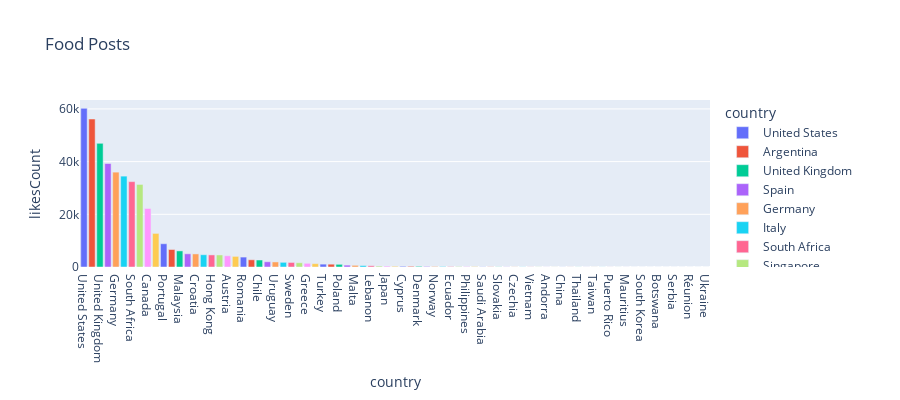

Source (notebook cell):
### Markdown cell above
* South African users have the highest like to comments ratio in the apparel section. While Austria has the most even like to comment ratio with almost a 1 to 1 ration.
***

### Code cell
foodcountrylikes = food.groupby(['country'], as_index=False)['likesCount', 'commentsCount'].sum()
foodcountrylikes = foodcountrylikes.sort_values(by = ['likesCount'], ascending = False)
fig = px.bar(foodcountrylikes, x='country', y='likesCount',
             hover_data=['country', 'likesCount'], color='country',
             labels={'Likes'}, height=400, title = 'Food Posts')
fig.show()

### Figure 1 — Plotly figure (JSON) as saved in the notebook; plotly's stock layout.template omitted (floating-point values rounded to 4 significant figures)
{"data": [{"alignmentgroup": "True", "hovertemplate": "country=%{x}<br>likesCount=%{y}<extra></extra>", "legendgroup": "United States", "marker": {"color": "#636efa"}, "name": "United States", "offsetgroup": "United States", "orientation": "v", "showlegend": true, "textposition": "auto", "type": "bar", "x": ["United States"], "xaxis": "x", "y": [60217], "yaxis": "y"}, {"alignmentgroup": "True", "hovertemplate": "country=%{x}<br>likesCount=%{y}<extra></extra>", "legendgroup": "Argentina", "marker": {"color": "#EF553B"}, "name": "Argentina", "offsetgroup": "Argentina", "orientation": "v", "showlegend": true, "textposition": "auto", "type": "bar", "x": ["Argentina"], "xaxis": "x", "y": [56174], "yaxis": "y"}, {"alignmentgroup": "True", "hovertemplate": "country=%{x}<br>likesCount=%{y}<extra></extra>", "legendgroup": "United Kingdom", "marker": {"color": "#00cc96"}, "name": "United Kingdom", "offsetgroup": "United Kingdom", "orientation": "v", "showlegend": true, "textposition": "auto", "type": "bar", "x": ["United Kingdom"], "xaxis": "x", "y": [46950], "yaxis": "y"}, {"alignmentgroup": "True", "hovertemplate": "country=%{x}<br>likesCount=%{y}<extra></extra>", "legendgroup": "Spain", "marker": {"color": "#ab63fa"}, "name": "Spain", "offsetgroup": "Spain", "orientation": "v", "showlegend": true, "textposition": "auto", "type": "bar", "x": ["Spain"], "xaxis": "x", "y": [39277], "yaxis": "y"}, {"alignmentgroup": "True", "hovertemplate": "country=%{x}<br>likesCount=%{y}<extra></extra>", "legendgroup": "Germany", "marker": {"color": "#FFA15A"}, "name": "Germany", "offsetgroup": "Germany", "orientation": "v", "showlegend": true, "textposition": "auto", "type": "bar", "x": ["Germany"], "xaxis": "x", "y": [36010], "yaxis": "y"}, {"alignmentgroup": "True", "hovertemplate": "country=%{x}<br>likesCount=%{y}<extra></extra>", "legendgroup": "Italy", "marker": {"color": "#19d3f3"}, "name": "Italy", "offsetgroup": "Italy", "orientation": "v", "showlegend": true, "textposition": "auto", "type": "bar", "x": ["Italy"], "xaxis": "x", "y": [34492], "yaxis": "y"}, {"alignmentgroup": "True", "hovertemplate": "country=%{x}<br>likesCount=%{y}<extra></extra>", "legendgroup": "South Africa", "marker": {"color": "#FF6692"}, "name": "South Africa", "offsetgroup": "South Africa", "orientation": "v", "showlegend": true, "textposition": "auto", "type": "bar", "x": ["South Africa"], "xaxis": "x", "y": [32404], "yaxis": "y"}, {"alignmentgroup": "True", "hovertemplate": "country=%{x}<br>likesCount=%{y}<extra></extra>", "legendgroup": "Singapore", "marker": {"color": "#B6E880"}, "name": "Singapore", "offsetgroup": "Singapore", "orientation": "v", "showlegend": true, "textposition": "auto", "type": "bar", "x": ["Singapore"], "xaxis": "x", "y": [31338], "yaxis": "y"}, {"alignmentgroup": "True", "hovertemplate": "country=%{x}<br>likesCount=%{y}<extra></extra>", "legendgroup": "Canada", "marker": {"color": "#FF97FF"}, "name": "Canada", "offsetgroup": "Canada", "orientation": "v", "showlegend": true, "textposition": "auto", "type": "bar", "x": ["Canada"], "xaxis": "x", "y": [22207], "yaxis": "y"}, {"alignmentgroup": "True", "hovertemplate": "country=%{x}<br>likesCount=%{y}<extra></extra>", "legendgroup": "Mexico", "marker": {"color": "#FECB52"}, "name": "Mexico", "offsetgroup": "Mexico", "orientation": "v", "showlegend": true, "textposition": "auto", "type": "bar", "x": ["Mexico"], "xaxis": "x", "y": [12752], "yaxis": "y"}, {"alignmentgroup": "True", "hovertemplate": "country=%{x}<br>likesCount=%{y}<extra></extra>", "legendgroup": "Portugal", "marker": {"color": "#636efa"}, "name": "Portugal", "offsetgroup": "Portugal", "orientation": "v", "showlegend": true, "textposition": "auto", "type": "bar", "x": ["Portugal"], "xaxis": "x", "y": [8829], "yaxis": "y"}, {"alignmentgroup": "True", "hovertemplate": "country=%{x}<br>likesCount=%{y}<extra></extra>", "legendgroup": "France", "marker": {"color": "#EF553B"}, "name": "France", "offsetgroup": "France", "orientation": "v", "showlegend": true, "textposition": "auto", "type": "bar", "x": ["France"], "xaxis": "x", "y": [6642], "yaxis": "y"}, {"alignmentgroup": "True", "hovertemplate": "country=%{x}<br>likesCount=%{y}<extra></extra>", "legendgroup": "Malaysia", "marker": {"color": "#00cc96"}, "name": "Malaysia", "offsetgroup": "Malaysia", "orientation": "v", "showlegend": true, "textposition": "auto", "type": "bar", "x": ["Malaysia"], "xaxis": "x", "y": [6110], "yaxis": "y"}, {"alignmentgroup": "True", "hovertemplate": "country=%{x}<br>likesCount=%{y}<extra></extra>", "legendgroup": "Ireland", "marker": {"color": "#ab63fa"}, "name": "Ireland", "offsetgroup": "Ireland", "orientation": "v", "showlegend": true, "textposition": "auto", "type": "bar", "x": ["Ireland"], "xaxis": "x", "y": [5012], "yaxis": "y"}, {"alignmentgroup": "True", "hovertemplate": "country=%{x}<br>likesCount=%{y}<extra></extra>", "legendgroup": "Croatia", "marker": {"color": "#FFA15A"}, "name": "Croatia", "offsetgroup": "Croatia", "orientation": "v", "showlegend": true, "textposition": "auto", "type": "bar", "x": ["Croatia"], "xaxis": "x", "y": [4970], "yaxis": "y"}, {"alignmentgroup": "True", "hovertemplate": "country=%{x}<br>likesCount=%{y}<extra></extra>", "legendgroup": "Israel", "marker": {"color": "#19d3f3"}, "name": "Israel", "offsetgroup": "Israel", "orientation": "v", "showlegend": true, "textposition": "auto", "type": "bar", "x": ["Israel"], "xaxis": "x", "y": [4659], "yaxis": "y"}, {"alignmentgroup": "True", "hovertemplate": "country=%{x}<br>likesCount=%{y}<extra></extra>", "legendgroup": "Hong Kong", "marker": {"color": "#FF6692"}, "name": "Hong Kong", "offsetgroup": "Hong Kong", "orientation": "v", "showlegend": true, "textposition": "auto", "type": "bar", "x": ["Hong Kong"], "xaxis": "x", "y": [4589], "yaxis": "y"}, {"alignmentgroup": "True", "hovertemplate": "country=%{x}<br>likesCount=%{y}<extra></extra>", "legendgroup": "Bulgaria", "marker": {"color": "#B6E880"}, "name": "Bulgaria", "offsetgroup": "Bulgaria", "orientation": "v", "showlegend": true, "textposition": "auto", "type": "bar", "x": ["Bulgaria"], "xaxis": "x", "y": [4573], "yaxis": "y"}, {"alignmentgroup": "True", "hovertemplate": "country=%{x}<br>likesCount=%{y}<extra></extra>", "legendgroup": "Austria", "marker": {"color": "#FF97FF"}, "name": "Austria", "offsetgroup": "Austria", "orientation": "v", "showlegend": true, "textposition": "auto", "type": "bar", "x": ["Austria"], "xaxis": "x", "y": [4258], "yaxis": "y"}, {"alignmentgroup": "True", "hovertemplate": "country=%{x}<br>likesCount=%{y}<extra></extra>", "legendgroup": "India", "marker": {"color": "#FECB52"}, "name": "India", "offsetgroup": "India", "orientation": "v", "showlegend": true, "textposition": "auto", "type": "bar", "x": ["India"], "xaxis": "x", "y": [4029], "yaxis": "y"}, {"alignmentgroup": "True", "hovertemplate": "country=%{x}<br>likesCount=%{y}<extra></extra>", "legendgroup": "Romania", "marker": {"color": "#636efa"}, "name": "Romania", "offsetgroup": "Romania", "orientation": "v", "showlegend": true, "textposition": "auto", "type": "bar", "x": ["Romania"], "xaxis": "x", "y": [3765], "yaxis": "y"}, {"alignmentgroup": "True", "hovertemplate": "country=%{x}<br>likesCount=%{y}<extra></extra>", "legendgroup": "Australia", "marker": {"color": "#EF553B"}, "name": "Australia", "offsetgroup": "Australia", "orientation": "v", "showlegend": true, "textposition": "auto", "type": "bar", "x": ["Australia"], "xaxis": "x", "y": [2735], "yaxis": "y"}, {"alignmentgroup": "True", "hovertemplate": "country=%{x}<br>likesCount=%{y}<extra></extra>", "legendgroup": "Chile", "marker": {"color": "#00cc96"}, "name": "Chile", "offsetgroup": "Chile", "orientation": "v", "showlegend": true, "textposition": "auto", "type": "bar", "x": ["Chile"], "xaxis": "x", "y": [2650], "yaxis": "y"}, {"alignmentgroup": "True", "hovertemplate": "country=%{x}<br>likesCount=%{y}<extra></extra>", "legendgroup": "Finland", "marker": {"color": "#ab63fa"}, "name": "Finland", "offsetgroup": "Finland", "orientation": "v", "showlegend": true, "textposition": "auto", "type": "bar", "x": ["Finland"], "xaxis": "x", "y": [1989], "yaxis": "y"}, {"alignmentgroup": "True", "hovertemplate": "country=%{x}<br>likesCount=%{y}<extra></extra>", "legendgroup": "Uruguay", "marker": {"color": "#FFA15A"}, "name": "Uruguay", "offsetgroup": "Uruguay", "orientation": "v", "showlegend": true, "textposition": "auto", "type": "bar", "x": ["Uruguay"], "xaxis": "x", "y": [1915], "yaxis": "y"}, {"alignmentgroup": "True", "hovertemplate": "country=%{x}<br>likesCount=%{y}<extra></extra>", "legendgroup": "Colombia", "marker": {"color": "#19d3f3"}, "name": "Colombia", "offsetgroup": "Colombia", "orientation": "v", "showlegend": true, "textposition": "auto", "type": "bar", "x": ["Colombia"], "xaxis": "x", "y": [1782], "yaxis": "y"}, {"alignmentgroup": "True", "hovertemplate": "country=%{x}<br>likesCount=%{y}<extra></extra>", "legendgroup": "Sweden", "marker": {"color": "#FF6692"}, "name": "Sweden", "offsetgroup": "Sweden", "orientation": "v", "showlegend": true, "textposition": "auto", "type": "bar", "x": ["Sweden"], "xaxis": "x", "y": [1726], "yaxis": "y"}, {"alignmentgroup": "True", "hovertemplate": "country=%{x}<br>likesCount=%{y}<extra></extra>", "legendgroup": "Slovenia", "marker": {"color": "#B6E880"}, "name": "Slovenia", "offsetgroup": "Slovenia", "orientation": "v", "showlegend": true, "textposition": "auto", "type": "bar", "x": ["Slovenia"], "xaxis": "x", "y": [1618], "yaxis": "y"}, {"alignmentgroup": "True", "hovertemplate": "country=%{x}<br>likesCount=%{y}<extra></extra>", "legendgroup": "Greece", "marker": {"color": "#FF97FF"}, "name": "Greece", "offsetgroup": "Greece", "orientation": "v", "showlegend": true, "textposition": "auto", "type": "bar", "x": ["Greece"], "xaxis": "x", "y": [1402], "yaxis": "y"}, {"alignmentgroup": "True", "hovertemplate": "country=%{x}<br>likesCount=%{y}<extra></extra>", "legendgroup": "Belgium", "marker": {"color": "#FECB52"}, "name": "Belgium", "offsetgroup": "Belgium", "orientation": "v", "showlegend": true, "textposition": "auto", "type": "bar", "x": ["Belgium"], "xaxis": "x", "y": [1272], "yaxis": "y"}, {"alignmentgroup": "True", "hovertemplate": "country=%{x}<br>likesCount=%{y}<extra></extra>", "legendgroup": "Turkey", "marker": {"color": "#636efa"}, "name": "Turkey", "offsetgroup": "Turkey", "orientation": "v", "showlegend": true, "textposition": "auto", "type": "bar", "x": ["Turkey"], "xaxis": "x", "y": [1087], "yaxis": "y"}, {"alignmentgroup": "True", "hovertemplate": "country=%{x}<br>likesCount=%{y}<extra></extra>", "legendgroup": "Netherlands", "marker": {"color": "#EF553B"}, "name": "Netherlands", "offsetgroup": "Netherlands", "orientation": "v", "showlegend": true, "textposition": "auto", "type": "bar", "x": ["Netherlands"], "xaxis": "x", "y": [1066], "yaxis": "y"}, {"alignmentgroup": "True", "hovertemplate": "country=%{x}<br>likesCount=%{y}<extra></extra>", "legendgroup": "Poland", "marker": {"color": "#00cc96"}, "name": "Poland", "offsetgroup": "Poland", "orientation": "v", "showlegend": true, "textposition": "auto", "type": "bar", "x": ["Poland"], "xaxis": "x", "y": [1018], "yaxis": "y"}, {"alignmentgroup": "True", "hovertemplate": "country=%{x}<br>likesCount=%{y}<extra></extra>", "legendgroup": "New Zealand", "marker": {"color": "#ab63fa"}, "name": "New Zealand", "offsetgroup": "New Zealand", "orientation": "v", "showlegend": true, "textposition": "auto", "type": "bar", "x": ["New Zealand"], "xaxis": "x", "y": [718], "yaxis": "y"}, {"alignmentgroup": "True", "hovertemplate": "country=%{x}<br>likesCount=%{y}<extra></extra>", "legendgroup": "Malta", "marker": {"color": "#FFA15A"}, "name": "Malta", "offsetgroup": "Malta", "orientation": "v", "showlegend": true, "textposition": "auto", "type": "bar", "x": ["Malta"], "xaxis": "x", "y": [639], "yaxis": "y"}, {"alignmentgroup": "True", "hovertemplate": "country=%{x}<br>likesCount=%{y}<extra></extra>", "legendgroup": "Switzerland", "marker": {"color": "#19d3f3"}, "name": "Switzerland", "offsetgroup": "Switzerland", "orientation": "v", "showlegend": true, "textposition": "auto", "type": "bar", "x": ["Switzerland"], "xaxis": "x", "y": [545], "yaxis": "y"}, {"alignmentgroup": "True", "hovertemplate": "country=%{x}<br>likesCount=%{y}<extra></extra>", "legendgroup": "Lebanon", "marker": {"color": "#FF6692"}, "name": "Lebanon", "offsetgroup": "Lebanon", "orientation": "v", "showlegend": true, "textposition": "auto", "type": "bar", "x": ["Lebanon"], "xaxis": "x", "y": [482], "yaxis": "y"}, {"alignmentgroup": "True", "hovertemplate": "country=%{x}<br>likesCount=%{y}<extra></extra>", "legendgroup": "Panama", "marker": {"color": "#B6E880"}, "name": "Panama", "offsetgroup": "Panama", "orientation": "v", "showlegend": true, "textposition": "auto", "type": "bar", "x": ["Panama"], "xaxis": "x", "y": [349], "yaxis": "y"}, {"alignmentgroup": "True", "hovertemplate": "country=%{x}<br>likesCount=%{y}<extra></extra>", "legendgroup": "Japan", "marker": {"color": "#FF97FF"}, "name": "Japan", "offsetgroup": "Japan", "orientation": "v", "showlegend": true, "textposition": "auto", "type": "bar", "x": ["Japan"], "xaxis": "x", "y": [332], "yaxis": "y"}, {"alignmentgroup": "True", "hovertemplate": "country=%{x}<br>likesCount=%{y}<extra></extra>", "legendgroup": "Brazil", "marker": {"color": "#FECB52"}, "name": "Brazil", "offsetgroup": "Brazil", "orientation": "v", "showlegend": true, "textposition": "auto", "type": "bar", "x": ["Brazil"], "xaxis": "x", "y": [270], "yaxis": "y"}, {"alignmentgroup": "True", "hovertemplate": "country=%{x}<br>likesCount=%{y}<extra></extra>", "legendgroup": "Cyprus", "marker": {"color": "#636efa"}, "name": "Cyprus", "offsetgroup": "Cyprus", "orientation": "v", "showlegend": true, "textposition": "auto", "type": "bar", "x": ["Cyprus"], "xaxis": "x", "y": [267], "yaxis": "y"}, {"alignmentgroup": "True", "hovertemplate": "country=%{x}<br>likesCount=%{y}<extra></extra>", "legendgroup": "Costa Rica", "marker": {"color": "#EF553B"}, "name": "Costa Rica", "offsetgroup": "Costa Rica", "orientation": "v", "showlegend": true, "textposition": "auto", "type": "bar", "x": ["Costa Rica"], "xaxis": "x", "y": [267], "yaxis": "y"}, {"alignmentgroup": "True", "hovertemplate": "country=%{x}<br>likesCount=%{y}<extra></extra>", "legendgroup": "Denmark", "marker": {"color": "#00cc96"}, "name": "Denmark", "offsetgroup": "Denmark", "orientation": "v", "showlegend": true, "textposition": "auto", "type": "bar", "x": ["Denmark"], "xaxis": "x", "y": [260], "yaxis": "y"}, {"alignmentgroup": "True", "hovertemplate": "country=%{x}<br>likesCount=%{y}<extra></extra>", "legendgroup": "Bolivia", "marker": {"color": "#ab63fa"}, "name": "Bolivia", "offsetgroup": "Bolivia", "orientation": "v", "showlegend": true, "textposition": "auto", "type": "bar", "x": ["Bolivia"], "xaxis": "x", "y": [213], "yaxis": "y"}, {"alignmentgroup": "True", "hovertemplate": "country=%{x}<br>likesCount=%{y}<extra></extra>", "legendgroup": "Norway", "marker": {"color": "#FFA15A"}, "name": "Norway", "offsetgroup": "Norway", "orientation": "v", "showlegend": true, "textposition": "auto", "type": "bar", "x": ["Norway"], "xaxis": "x", "y": [206], "yaxis": "y"}, {"alignmentgroup": "True", "hovertemplate": "country=%{x}<br>likesCount=%{y}<extra></extra>", "legendgroup": "Peru", "marker": {"color": "#19d3f3"}, "name": "Peru", "offsetgroup": "Peru", "orientation": "v", "showlegend": true, "textposition": "auto", "type": "bar", "x": ["Peru"], "xaxis": "x", "y": [184], "yaxis": "y"}, {"alignmentgroup": "True", "hovertemplate": "country=%{x}<br>likesCount=%{y}<extra></extra>", "legendgroup": "Ecuador", "marker": {"color": "#FF6692"}, "name": "Ecuador", "offsetgroup": "Ecuador", "orientation": "v", "showlegend": true, "textposition": "auto", "type": "bar", "x": ["Ecuador"], "xaxis": "x", "y": [159], "yaxis": "y"}, {"alignmentgroup": "True", "hovertemplate": "country=%{x}<br>likesCount=%{y}<extra></extra>", "legendgroup": "Lithuania", "marker": {"color": "#B6E880"}, "name": "Lithuania", "offsetgroup": "Lithuania", "orientation": "v", "showlegend": true, "textposition": "auto", "type": "bar", "x": ["Lithuania"], "xaxis": "x", "y": [157], "yaxis": "y"}, {"alignmentgroup": "True", "hovertemplate": "country=%{x}<br>likesCount=%{y}<extra></extra>", "legendgroup": "Philippines", "marker": {"color": "#FF97FF"}, "name": "Philippines", "offsetgroup": "Philippines", "orientation": "v", "showlegend": true, "textposition": "auto", "type": "bar", "x": ["Philippines"], "xaxis": "x", "y": [153], "yaxis": "y"}, {"alignmentgroup": "True", "hovertemplate": "country=%{x}<br>likesCount=%{y}<extra></extra>", "legendgroup": "Hungary", "marker": {"color": "#FECB52"}, "name": "Hungary", "offsetgroup": "Hungary", "orientation": "v", "showlegend": true, "textposition": "auto", "type": "bar", "x": ["Hungary"], "xaxis": "x", "y": [146], "yaxis": "y"}, {"alignmentgroup": "True", "hovertemplate": "country=%{x}<br>likesCount=%{y}<extra></extra>", "legendgroup": "Saudi Arabia", "marker": {"color": "#636efa"}, "name": "Saudi Arabia", "offsetgroup": "Saudi Arabia", "orientation": "v", "showlegend": true, "textposition": "auto", "type": "bar", "x": ["Saudi Arabia"], "xaxis": "x", "y": [74], "yaxis": "y"}, {"alignmentgroup": "True", "hovertemplate": "country=%{x}<br>likesCount=%{y}<extra></extra>", "legendgroup": "Latvia", "marker": {"color": "#EF553B"}, "name": "Latvia", "offsetgroup": "Latvia", "orientation": "v", "showlegend": true, "textposition": "auto", "type": "bar", "x": ["Latvia"], "xaxis": "x", "y": [71], "yaxis": "y"}, {"alignmentgroup": "True", "hovertemplate": "country=%{x}<br>likesCount=%{y}<extra></extra>", "legendgroup": "Slovakia", "marker": {"color": "#00cc96"}, "name": "Slovakia", "offsetgroup": "Slovakia", "orientation": "v", "showlegend": true, "textposition": "auto", "type": "bar", "x": ["Slovakia"], "xaxis": "x", "y": [60], "yaxis": "y"}, {"alignmentgroup": "True", "hovertemplate": "country=%{x}<br>likesCount=%{y}<extra></extra>", "legendgroup": "United Arab Emirates", "marker": {"color": "#ab63fa"}, "name": "United Arab Emirates", "offsetgroup": "United Arab Emirates", "orientation": "v", "showlegend": true, "textposition": "auto", "type": "bar", "x": ["United Arab Emirates"], "xaxis": "x", "y": [57], "yaxis": "y"}, {"alignmentgroup": "True", "hovertemplate": "country=%{x}<br>likesCount=%{y}<extra></extra>", "legendgroup": "Czechia", "marker": {"color": "#FFA15A"}, "name": "Czechia", "offsetgroup": "Czechia", "orientation": "v", "showlegend": true, "textposition": "auto", "type": "bar", "x": ["Czechia"], "xaxis": "x", "y": [54], "yaxis": "y"}, {"alignmentgroup": "True", "hovertemplate": "country=%{x}<br>likesCount=%{y}<extra></extra>", "legendgroup": "Indonesia", "marker": {"color": "#19d3f3"}, "name": "Indonesia", "offsetgroup": "Indonesia", "orientation": "v", "showlegend": true, "textposition": "auto", "type": "bar", "x": ["Indonesia"], "xaxis": "x", "y": [52], "yaxis": "y"}, {"alignmentgroup": "True", "hovertemplate": "country=%{x}<br>likesCount=%{y}<extra></extra>", "legendgroup": "Vietnam", "marker": {"color": "#FF6692"}, "name": "Vietnam", "offsetgroup": "Vietnam", "orientation": "v", "showlegend": true, "textposition": "auto", "type": "bar", "x": ["Vietnam"], "xaxis": "x", "y": [49], "yaxis": "y"}, {"alignmentgroup": "True", "hovertemplate": "country=%{x}<br>likesCount=%{y}<extra></extra>", "legendgroup": "Russia", "marker": {"color": "#B6E880"}, "name": "Russia", "offsetgroup": "Russia", "orientation": "v", "showlegend": true, "textposition": "auto", "type": "bar", "x": ["Russia"], "xaxis": "x", "y": [46], "yaxis": "y"}, {"alignmentgroup": "True", "hovertemplate": "country=%{x}<br>likesCount=%{y}<extra></extra>", "legendgroup": "Andorra", "marker": {"color": "#FF97FF"}, "name": "Andorra", "offsetgroup": "Andorra", "orientation": "v", "showlegend": true, "textposition": "auto", "type": "bar", "x": ["Andorra"], "xaxis": "x", "y": [33], "yaxis": "y"}, {"alignmentgroup": "True", "hovertemplate": "country=%{x}<br>likesCount=%{y}<extra></extra>", "legendgroup": "Guatemala", "marker": {"color": "#FECB52"}, "name": "Guatemala", "offsetgroup": "Guatemala", "orientation": "v", "showlegend": true, "textposition": "auto", "type": "bar", "x": ["Guatemala"], "xaxis": "x", "y": [28], "yaxis": "y"}, {"alignmentgroup": "True", "hovertemplate": "country=%{x}<br>likesCount=%{y}<extra></extra>", "legendgroup": "China", "marker": {"color": "#636efa"}, "name": "China", "offsetgroup": "China", "orientation": "v", "showlegend": true, "textposition": "auto", "type": "bar", "x": ["China"], "xaxis": "x", "y": [28], "yaxis": "y"}, {"alignmentgroup": "True", "hovertemplate": "country=%{x}<br>likesCount=%{y}<extra></extra>", "legendgroup": "Dominican Republic", "marker": {"color": "#EF553B"}, "name": "Dominican Republic", "offsetgroup": "Dominican Republic", "orientation": "v", "showlegend": true, "textposition": "auto", "type": "bar", "x": ["Dominican Republic"], "xaxis": "x", "y": [28], "yaxis": "y"}, {"alignmentgroup": "True", "hovertemplate": "country=%{x}<br>likesCount=%{y}<extra></extra>", "legendgroup": "Thailand", "marker": {"color": "#00cc96"}, "name": "Thailand", "offsetgroup": "Thailand", "orientation": "v", "showlegend": true, "textposition": "auto", "type": "bar", "x": ["Thailand"], "xaxis": "x", "y": [25], "yaxis": "y"}, {"alignmentgroup": "True", "hovertemplate": "country=%{x}<br>likesCount=%{y}<extra></extra>", "legendgroup": "Cambodia", "marker": {"color": "#ab63fa"}, "name": "Cambodia", "offsetgroup": "Cambodia", "orientation": "v", "showlegend": true, "textposition": "auto", "type": "bar", "x": ["Cambodia"], "xaxis": "x", "y": [24], "yaxis": "y"}, {"alignmentgroup": "True", "hovertemplate": "country=%{x}<br>likesCount=%{y}<extra></extra>", "legendgroup": "Taiwan", "marker": {"color": "#FFA15A"}, "name": "Taiwan", "offsetgroup": "Taiwan", "orientation": "v", "showlegend": true, "textposition": "auto", "type": "bar", "x": ["Taiwan"], "xaxis": "x", "y": [24], "yaxis": "y"}, {"alignmentgroup": "True", "hovertemplate": "country=%{x}<br>likesCount=%{y}<extra></extra>", "legendgroup": "Kazakhstan", "marker": {"color": "#19d3f3"}, "name": "Kazakhstan", "offsetgroup": "Kazakhstan", "orientation": "v", "showlegend": true, "textposition": "auto", "type": "bar", "x": ["Kazakhstan"], "xaxis": "x", "y": [23], "yaxis": "y"}, {"alignmentgroup": "True", "hovertemplate": "country=%{x}<br>likesCount=%{y}<extra></extra>", "legendgroup": "Puerto Rico", "marker": {"color": "#FF6692"}, "name": "Puerto Rico", "offsetgroup": "Puerto Rico", "orientation": "v", "showlegend": true, "textposition": "auto", "type": "bar", "x": ["Puerto Rico"], "xaxis": "x", "y": [22], "yaxis": "y"}, {"alignmentgroup": "True", "hovertemplate": "country=%{x}<br>likesCount=%{y}<extra></extra>", "legendgroup": "Jordan", "marker": {"color": "#B6E880"}, "name": "Jordan", "offsetgroup": "Jordan", "orientation": "v", "showlegend": true, "textposition": "auto", "type": "bar", "x": ["Jordan"], "xaxis": "x", "y": [20], "yaxis": "y"}, {"alignmentgroup": "True", "hovertemplate": "country=%{x}<br>likesCount=%{y}<extra></extra>", "legendgroup": "Mauritius", "marker": {"color": "#FF97FF"}, "name": "Mauritius", "offsetgroup": "Mauritius", "orientation": "v", "showlegend": true, "textposition": "auto", "type": "bar", "x": ["Mauritius"], "xaxis": "x", "y": [17], "yaxis": "y"}, {"alignmentgroup": "True", "hovertemplate": "country=%{x}<br>likesCount=%{y}<extra></extra>", "legendgroup": "Qatar", "marker": {"color": "#FECB52"}, "name": "Qatar", "offsetgroup": "Qatar", "orientation": "v", "showlegend": true, "textposition": "auto", "type": "bar", "x": ["Qatar"], "xaxis": "x", "y": [9], "yaxis": "y"}, {"alignmentgroup": "True", "hovertemplate": "country=%{x}<br>likesCount=%{y}<extra></extra>", "legendgroup": "South Korea", "marker": {"color": "#636efa"}, "name": "South Korea", "offsetgroup": "South Korea", "orientation": "v", "showlegend": true, "textposition": "auto", "type": "bar", "x": ["South Korea"], "xaxis": "x", "y": [9], "yaxis": "y"}, {"alignmentgroup": "True", "hovertemplate": "country=%{x}<br>likesCount=%{y}<extra></extra>", "legendgroup": "Paraguay", "marker": {"color": "#EF553B"}, "name": "Paraguay", "offsetgroup": "Paraguay", "orientation": "v", "showlegend": true, "textposition": "auto", "type": "bar", "x": ["Paraguay"], "xaxis": "x", "y": [9], "yaxis": "y"}, {"alignmentgroup": "True", "hovertemplate": "country=%{x}<br>likesCount=%{y}<extra></extra>", "legendgroup": "Botswana", "marker": {"color": "#00cc96"}, "name": "Botswana", "offsetgroup": "Botswana", "orientation": "v", "showlegend": true, "textposition": "auto", "type": "bar", "x": ["Botswana"], "xaxis": "x", "y": [8], "yaxis": "y"}, {"alignmentgroup": "True", "hovertemplate": "country=%{x}<br>likesCount=%{y}<extra></extra>", "legendgroup": "Nicaragua", "marker": {"color": "#ab63fa"}, "name": "Nicaragua", "offsetgroup": "Nicaragua", "orientation": "v", "showlegend": true, "textposition": "auto", "type": "bar", "x": ["Nicaragua"], "xaxis": "x", "y": [7], "yaxis": "y"}, {"alignmentgroup": "True", "hovertemplate": "country=%{x}<br>likesCount=%{y}<extra></extra>", "legendgroup": "Serbia", "marker": {"color": "#FFA15A"}, "name": "Serbia", "offsetgroup": "Serbia", "orientation": "v", "showlegend": true, "textposition": "auto", "type": "bar", "x": ["Serbia"], "xaxis": "x", "y": [7], "yaxis": "y"}, {"alignmentgroup": "True", "hovertemplate": "country=%{x}<br>likesCount=%{y}<extra></extra>", "legendgroup": "Iceland", "marker": {"color": "#19d3f3"}, "name": "Iceland", "offsetgroup": "Iceland", "orientation": "v", "showlegend": true, "textposition": "auto", "type": "bar", "x": ["Iceland"], "xaxis": "x", "y": [7], "yaxis": "y"}, {"alignmentgroup": "True", "hovertemplate": "country=%{x}<br>likesCount=%{y}<extra></extra>", "legendgroup": "Réunion", "marker": {"color": "#FF6692"}, "name": "Réunion", "offsetgroup": "Réunion", "orientation": "v", "showlegend": true, "textposition": "auto", "type": "bar", "x": ["Réunion"], "xaxis": "x", "y": [3], "yaxis": "y"}, {"alignmentgroup": "True", "hovertemplate": "country=%{x}<br>likesCount=%{y}<extra></extra>", "legendgroup": "Estonia", "marker": {"color": "#B6E880"}, "name": "Estonia", "offsetgroup": "Estonia", "orientation": "v", "showlegend": true, "textposition": "auto", "type": "bar", "x": ["Estonia"], "xaxis": "x", "y": [1], "yaxis": "y"}, {"alignmentgroup": "True", "hovertemplate": "country=%{x}<br>likesCount=%{y}<extra></extra>", "legendgroup": "Ukraine", "marker": {"color": "#FF97FF"}, "name": "Ukraine", "offsetgroup": "Ukraine", "orientation": "v", "showlegend": true, "textposition": "auto", "type": "bar", "x": ["Ukraine"], "xaxis": "x", "y": [1], "yaxis": "y"}], "layout": {"barmode": "relative", "height": 400, "legend": {"title": {"text": "country"}, "tracegroupgap": 0}, "title": {"text": "Food Posts"}, "xaxis": {"anchor": "y", "categoryarray": ["United States", "Argentina", "United Kingdom", "Spain", "Germany", "Italy", "South Africa", "Singapore", "Canada", "Mexico", "Portugal", "France", "Malaysia", "Ireland", "Croatia", "Israel", "Hong Kong", "Bulgaria", "Austria", "India", "Romania", "Australia", "Chile", "Finland", "Uruguay", "Colombia", "Sweden", "Slovenia", "Greece", "Belgium", "Turkey", "Netherlands", "Poland", "New Zealand", "Malta", "Switzerland", "Lebanon", "Panama", "Japan", "Brazil", "Cyprus", "Costa Rica", "Denmark", "Bolivia", "Norway", "Peru", "Ecuador", "Lithuania", "Philippines", "Hungary", "Saudi Arabia", "Latvia", "Slovakia", "United Arab Emirates", "Czechia", "Indonesia", "Vietnam", "Russia", "Andorra", "Guatemala", "China", "Dominican Republic", "Thailand", "Cambodia", "Taiwan", "Kazakhstan", "Puerto Rico", "Jordan", "Mauritius", "Qatar", "South Korea", "Paraguay", "Botswana", "Nicaragua", "Serbia", "Iceland", "Réunion", "Estonia", "Ukraine"], "categoryorder": "array", "domain": [0, 1], "title": {"text": "country"}}, "yaxis": {"anchor": "x", "domain": [0, 1], "title": {"text": "likesCount"}}}}
